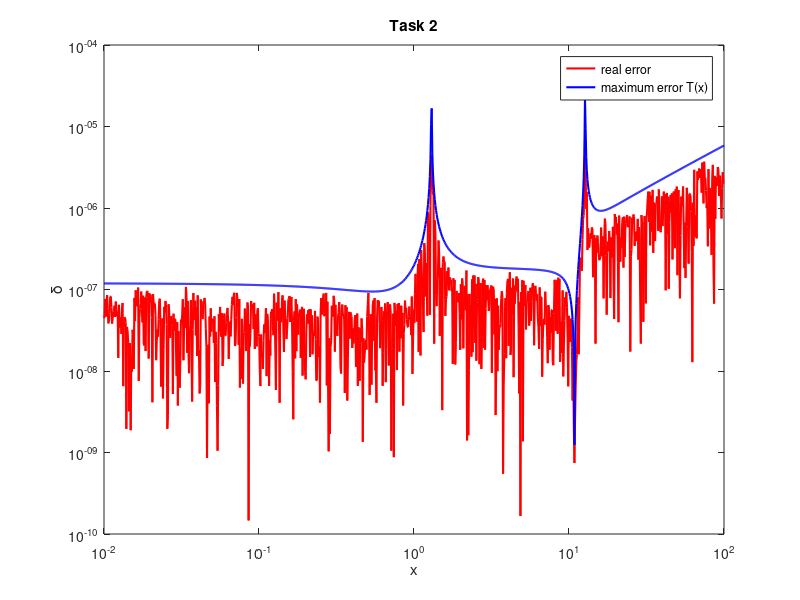

The MATLAB source for this figure:
%Computing values of representation errors
x = logspace(-2, 2, 1000);
y = (exp(x) ./ x.^2 ) - (x.^3);

% Computing maximum error
Tx = abs((x .* exp(x) - 2 .* exp(x) - 3 * x.^5) ./ (exp(x) - x.^5));
max_abs_error = abs(y .* Tx .* double(eps(single(1))) / 2); 
max_rel_error = abs(max_abs_error ./ y) ;

% Computing real error
y_dist = (exp(double(single(x)))./double(single(x)).^2 )-(double(single(x)).^3);
abs_error = abs(y - y_dist);
rel_error = abs(abs_error ./ y);


% Plotting the results
plot(x, rel_error, 'Color', 'red', 'LineWidth', 1.5);
hold on;
plot(x, max_rel_error, 'Color', 'blue', 'LineWidth', 1.5);
set(gca, 'XScale', 'log', 'YScale', 'log');
legend('real error', 'maximum error T(x)'), xlabel('x'), ylabel('δ'), title('Task 2')

% Save the plot as a JPEG file
exportgraphics(gcf, 'Task2Plot.jpg', 'Resolution', 600);